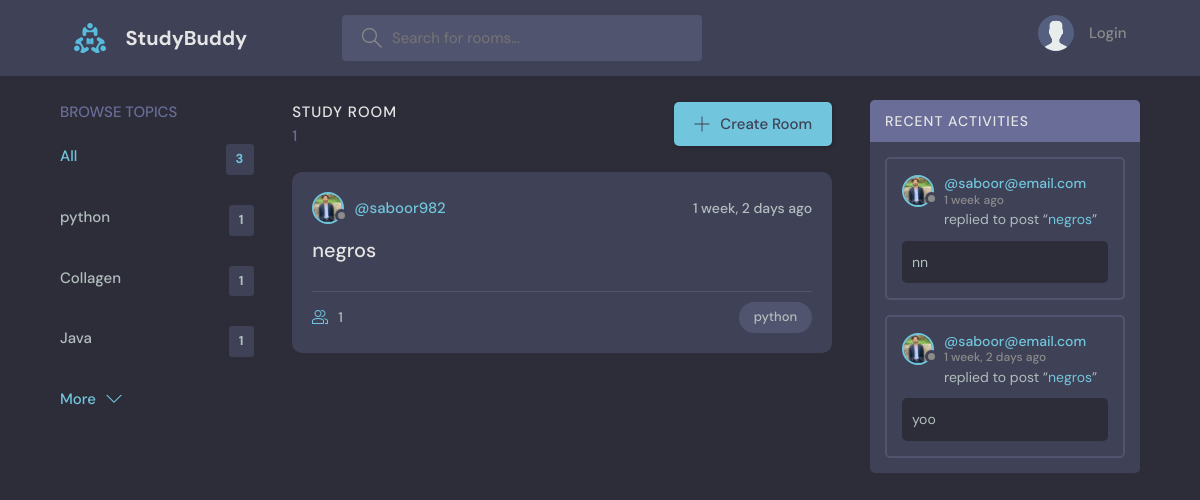
The page /?q=python on the database its author committed.
### base/models.py (models this page shows, shortened)
class Topic(models.Model):
    name = models.CharField(max_length=200)

class Room(models.Model):
    host = models.ForeignKey(User, on_delete=models.SET_NULL, null=True)
    topic = models.ForeignKey(Topic, on_delete=models.SET_NULL, null=True)
    name = models.CharField(max_length=200)
    description = models.TextField(null=True, blank=True)
    participants = models.ManyToManyField(User, related_name='participants', blank=True)
    updated = models.DateTimeField(auto_now=True)
    created = models.DateTimeField(auto_now_add=True)
    class Meta:
        ordering = ['-updated', '-created']
    def __str__(self):
        return self.name

class User(AbstractUser):
    name = models.CharField(max_length=200, null=True)
    email = models.EmailField(unique=True, null=True)
    bio = models.TextField(null=True)
    avatar = models.ImageField(null=True, default="avatar.svg")
    USERNAME_FIELD = 'email'
    REQUIRED_FIELDS = []

class message(models.Model):
    user = models.ForeignKey(User, on_delete=models.CASCADE)
    room = models.ForeignKey(Room, on_delete=models.CASCADE)
    body = models.TextField(blank=True,null=True)
    file = models.FileField(upload_to='uploads/',blank=True,null=True)
    updated = models.DateTimeField(auto_now=True)
    created = models.DateTimeField(auto_now_add=True)
    class Meta:
        ordering = ['-updated', '-created']

### base/views.py (the view)
# urls.py: path('', views.home, name="home"),
def home(request):
    q = request.GET.get('q') if request.GET.get('q') != None else ''
    rooms = Room.objects.filter(
        Q(topic__name__icontains=q)
      | Q(name__icontains=q)
      | Q(description__icontains=q)
      )
    topics = Topic.objects.all()[0:4]
    room_count = rooms.count()
    room_messages = message.objects.filter(Q(room__topic__name__icontains=q))
    context = {'rooms': rooms, 'topics':topics, 'room_count':room_count , 'room_messages':room_messages}
    return render(request, 'base/home.html',context)

### base/templates/base/home.html (shortened to what this page needs)
{% extends 'main.html' %}
{% block content %}
    <main class="layout layout--3">
      <div class="container">
        {% include 'base/topics_components.html' %}
        <div class="roomList">
          <div class="roomList__header">
            <div>
              <h2>Study Room</h2>
              <p>{{room_count}}</p>
            </div>
            <a class="btn btn--main" href="{% url 'create-room' %}">
              <svg version="1.1" xmlns="http://www.w3.org/2000/svg" width="32" height="32" viewBox="0 0 32 32">
                <title>add</title>
                <path
                  d="M16.943 0.943h-1.885v14.115h-14.115v1.885h14.115v14.115h1.885v-14.115h14.115v-1.885h-14.115v-14.115z"
                ></path>
              </svg>
              Create Room
            </a>
          </div>
          {% include 'base/feed_component.html' %}
        </div>
        {% include 'base/activity_component.html' %}
      </div>
    </main>
{% endblock  %}

### base/templates/base/topics_components.html
<div class="topics">
    <div class="topics__header">
      <h2>Browse Topics</h2>
    </div>
    <ul class="topics__list">
      <li>
        <a href="{% url 'home' %}" class="active">All <span>{{topics.count}}</span></a>
      </li>
      {% for topic in topics %}
      <li>
        <a href="{% url 'home' %}?q={{topic.name}}">{{topic.name}} <span>{{topic.room_set.all.count}}</span></a>
      </li>
      {% endfor %}
    </ul>
    <a class="btn btn--link" href="{% url 'topics' %}">
      More
      <svg version="1.1" xmlns="http://www.w3.org/2000/svg" width="32" height="32" viewBox="0 0 32 32">
        <title>chevron-down</title>
        <path d="M16 21l-13-13h-3l16 16 16-16h-3l-13 13z"></path>
      </svg>
    </a>
  </div>

### base/templates/base/feed_component.html (shortened to what this page needs)
{% for room in rooms %}
<div class="roomListRoom">
    <div class="roomListRoom__header">
      <a href="{% url 'user-profile' room.host.id %}" class="roomListRoom__author">
        <div class="avatar avatar--small">
          <img src="{{room.host.avatar.url}}" />
        </div>
        <span>@{{room.host.username}}</span>
      </a>
      <div class="roomListRoom__actions">
        <span>{{room.created|timesince}} ago</span>
      </div>
    </div>
    <div class="roomListRoom__content">
      <a href="{% url 'room' room.id %}">{{room.name}}</a>
    </div>
    <div class="roomListRoom__meta">
      <a href="{% url 'room' room.id %}" class="roomListRoom__joined">
        {{room.participants.all.count}}
      </a>
      <p class="roomListRoom__topic">{{room.topic.name}}</p>
    </div>
  </div>
  {% endfor %}

### base/templates/base/activity_component.html (shortened to what this page needs)
<div class="activities">
    <div class="activities__header">
      <h2>Recent Activities</h2>
    </div>
    {% for message in room_messages %}
    <div class="activities__box">
      <div class="activities__boxHeader roomListRoom__header">
        <a href="{% url 'user-profile' message.user.id %}" class="roomListRoom__author">
          <div class="avatar avatar--small">
            <img src="{{message.user.avatar.url}}" />
          </div>
          <p>
            @{{message.user}}
            <span> {{message.created|timesince}} ago</span>
          </p>
        </a>
      </div>
      <div class="activities__boxContent">
        <p>replied to post “<a href="{% url 'room' message.room.id %}">{{message.room}}</a>”</p>
        <div class="activities__boxRoomContent">
          {{message.body}}
        </div>
      </div>
    </div>
    {% endfor %}
  </div>

### rows shown on the page
Topic: name "python", room_set.all.count "1"
Topic: name "Collagen", room_set.all.count "1"
Topic: name "Java", room_set.all.count "1"
Room: host.avatar (picture), host.username "saboor982", created "1 week, 2 days", name "negros", participants.all.count "1", topic.name "python"
message: user.avatar (picture), user "saboor@email.com", created "1 week", room "negros", body "nn"
message: user.avatar (picture), user "saboor@email.com", created "1 week, 2 days", room "negros", body "yoo"

### other values the page prints
{{ topics.count }} "3"
{{ room_count }} "1"
